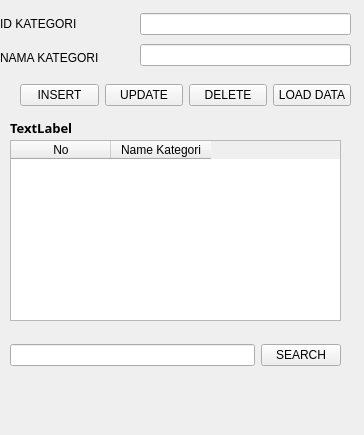
<?xml version="1.0" encoding="UTF-8"?>
<ui version="4.0">
 <class>Form</class>
 <widget class="QWidget" name="Form">
  <property name="geometry">
   <rect>
    <x>0</x>
    <y>0</y>
    <width>364</width>
    <height>435</height>
   </rect>
  </property>
  <property name="windowTitle">
   <string>Form</string>
  </property>
  <widget class="QWidget" name="verticalLayoutWidget_2">
   <property name="geometry">
    <rect>
     <x>0</x>
     <y>10</y>
     <width>121</width>
     <height>61</height>
    </rect>
   </property>
   <layout class="QVBoxLayout" name="verticalLayout_2">
    <item>
     <widget class="QLabel" name="labelKategori">
      <property name="text">
       <string>ID KATEGORI</string>
      </property>
     </widget>
    </item>
    <item>
     <widget class="QLabel" name="labelName">
      <property name="text">
       <string>NAMA KATEGORI</string>
      </property>
     </widget>
    </item>
   </layout>
  </widget>
  <widget class="QWidget" name="verticalLayoutWidget">
   <property name="geometry">
    <rect>
     <x>140</x>
     <y>10</y>
     <width>211</width>
     <height>61</height>
    </rect>
   </property>
   <layout class="QVBoxLayout" name="verticalLayout">
    <item>
     <widget class="QLineEdit" name="lineEditId"/>
    </item>
    <item>
     <widget class="QLineEdit" name="lineEditName"/>
    </item>
   </layout>
  </widget>
  <widget class="QWidget" name="horizontalLayoutWidget">
   <property name="geometry">
    <rect>
     <x>20</x>
     <y>80</y>
     <width>331</width>
     <height>31</height>
    </rect>
   </property>
   <layout class="QHBoxLayout" name="horizontalLayout">
    <item>
     <widget class="QPushButton" name="pushButtonInsert">
      <property name="text">
       <string>INSERT</string>
      </property>
     </widget>
    </item>
    <item>
     <widget class="QPushButton" name="pushButtonUpdate">
      <property name="text">
       <string>UPDATE</string>
      </property>
     </widget>
    </item>
    <item>
     <widget class="QPushButton" name="pushButtonDelete">
      <property name="text">
       <string>DELETE</string>
      </property>
     </widget>
    </item>
    <item>
     <widget class="QPushButton" name="pushButtoLoad">
      <property name="text">
       <string>LOAD DATA</string>
      </property>
     </widget>
    </item>
   </layout>
  </widget>
  <widget class="QLabel" name="labelResult">
   <property name="geometry">
    <rect>
     <x>10</x>
     <y>120</y>
     <width>111</width>
     <height>16</height>
    </rect>
   </property>
   <property name="font">
    <font>
     <family>Bahnschrift</family>
     <pointsize>10</pointsize>
     <weight>75</weight>
     <bold>true</bold>
    </font>
   </property>
   <property name="text">
    <string>TextLabel</string>
   </property>
  </widget>
  <widget class="QWidget" name="horizontalLayoutWidget_2">
   <property name="geometry">
    <rect>
     <x>10</x>
     <y>340</y>
     <width>331</width>
     <height>31</height>
    </rect>
   </property>
   <layout class="QHBoxLayout" name="horizontalLayout_2">
    <item>
     <widget class="QLineEdit" name="lineEditSearch"/>
    </item>
    <item>
     <widget class="QPushButton" name="pushButtonSearch">
      <property name="text">
       <string>SEARCH</string>
      </property>
     </widget>
    </item>
   </layout>
  </widget>
  <widget class="QWidget" name="horizontalLayoutWidget_3">
   <property name="geometry">
    <rect>
     <x>10</x>
     <y>140</y>
     <width>331</width>
     <height>181</height>
    </rect>
   </property>
   <layout class="QHBoxLayout" name="horizontalLayout_3">
    <item>
     <widget class="QTableWidget" name="tableWidget">
      <column>
       <property name="text">
        <string>No</string>
       </property>
      </column>
      <column>
       <property name="text">
        <string>Name Kategori</string>
       </property>
      </column>
     </widget>
    </item>
   </layout>
  </widget>
 </widget>
 <resources/>
 <connections/>
</ui>
